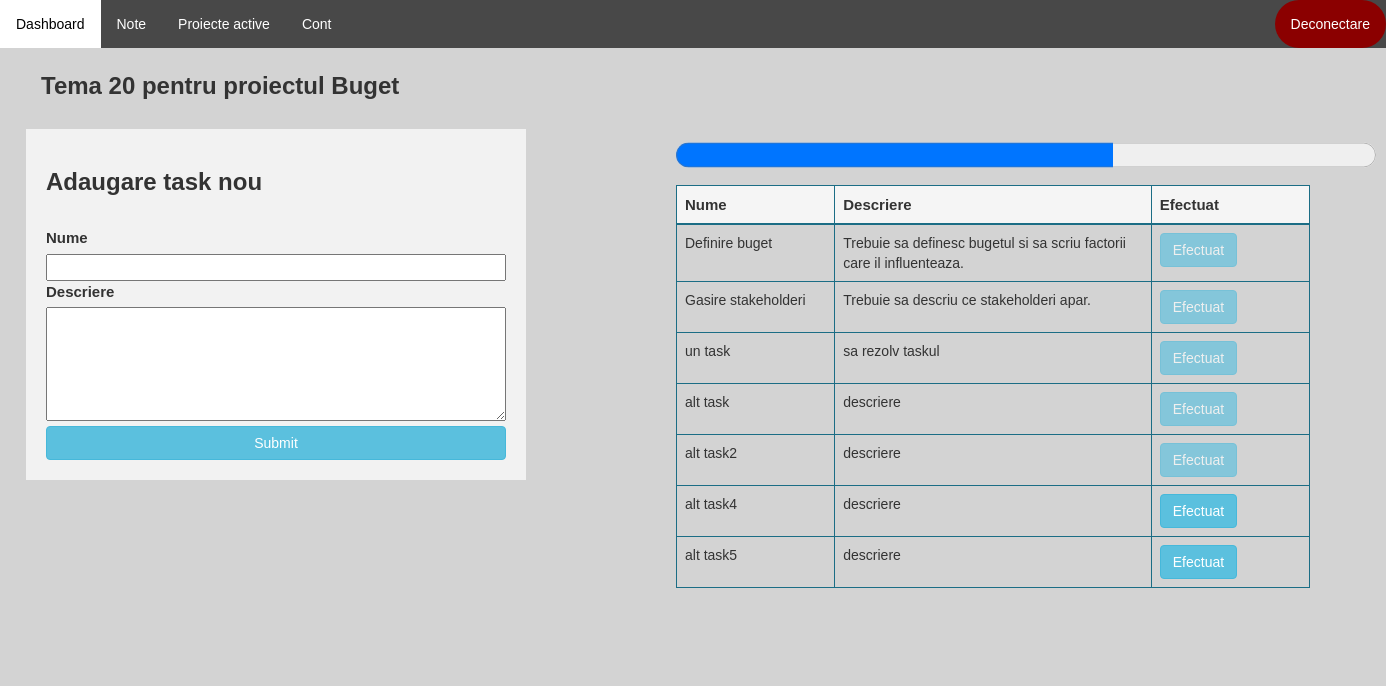
The app's page /disciplina-student/tema/140 (signed in) with its own data.
### application/models.py (models this page shows)
class Tema(models.Model):
    id = models.AutoField(primary_key=True)
    nume = models.CharField(max_length=100, unique=False)
    proiect = models.ForeignKey(Proiect, on_delete=models.CASCADE, unique=False)

class Proiect(models.Model):
    id = models.AutoField(primary_key=True)
    nume = models.CharField(max_length=100, unique=False)
    data_inregistrare = models.DateField(auto_now_add=True)
    data_finalizare = models.DateField()
    profesor = models.ForeignKey(User, on_delete=models.CASCADE)
    disciplina = models.ForeignKey(Disciplina, on_delete=models.CASCADE, null=True)
    document = models.CharField(max_length=100, null=True)
    nr_persoane = models.IntegerField(null=True)
    cale = models.CharField(max_length=100, default=None)

class Task(models.Model):
    id = models.AutoField(primary_key=True)
    nume = models.CharField(max_length=100)
    descriere = models.CharField(max_length=300)
    tema = models.ForeignKey(Tema, on_delete=models.CASCADE)
    student = models.ForeignKey(Student, on_delete=models.CASCADE, default=False)
    efectuat = models.BooleanField()

### application/decorators.py (the view)
        def wrapper_func(request, *args, **kwargs):
            user_groups = list()
            for group in request.user.groups.all():
                user_groups.append(group.name)
            if allowed_roles[0] in user_groups:
                return view_func(request, *args, **kwargs)
            else:
                return redirect('dashboard')

### application/functions.py (called while the page is built)
def get_user_info(request):
    user = request.user
    user_groups = [group.name for group in user.groups.all()]
    if 'admin' in user_groups:
        user_type = 'admin'
    elif 'studenti' in user_groups:
        user_type = 'student'
    elif 'secretariat' in user_groups:
        user_type = 'secretar'
    else:
        user_type = 'profesor'
    out = {'user': user,
           'user_groups': user_groups,
           'user_type': user_type
           }
    return out

def create_context(request=None, extract_user_info=True):
    if extract_user_info and not request:
        raise ValueError("request must be set if extract_user_info is True")
    out = {}
    if extract_user_info:
        out.update(get_user_info(request))
    return out

### application/views.py (called while the page is built, shortened)
@allowed_users(allowed_roles=['studenti'])
@login_required(login_url='login')
def temaStudent(request, pk):
    context = create_context(request)
    tema = Tema.objects.get(pk=pk)
    tasks = Task.objects.all().filter(tema=tema)
    efectuat = 0
    for task in tasks:
        if task.efectuat == True:
            efectuat +=1
    progresul = 100/(len(tasks) + 1) * efectuat
    context['tema'] = tema
    context['tasks'] = tasks
    context['progresul'] = progresul
    return render(request, 'application/student/tema.html', context)

### application/templates/application/student/tema.html (shortened to what this page needs)
{% extends 'application/dashboard.html' %}
{% load static %}
{% block article %}
    <link rel="stylesheet" href="{% static 'application/css/tema.css' %}">
        <h3><b>{{ tema.nume }} pentru proiectul {{ tema.proiect.nume }}</b></h3><br>
        <div class="row d-flex justify-content-center" style="width: auto; position: center">
                <div class="create_task" style="padding: 20px;font-size: 15px">
                <form action="" method="POST" enctype="multipart/form-data">
                    <h3><b>Adaugare task nou</b></h3><br>
                    <label for="nume">Nume</label>
                    <input type="text" name="nume" required><br>
                    <label for="descriere">Descriere</label><br>
                    <textarea name="descriere" rows="5" cols="40" required></textarea><br>
                    <input type="submit" class="btn btn-info" value="Submit">
                </form>
                </div>
                <div style="margin-top: -400px; margin-left: 600px; padding: 50px">
                    <progress id="progress" value={{ progresul }}  max="100" style="color: white">{{ progresul }}%</progress>
                    <table class="table table-bordered" id="myTable" style="border-color: #1b6d85; width: 700px">
                        <thead style="background-color: whitesmoke; border-color: #1b6d85; font-size: 15px; width: 60px">
                        <tr  style="border-color: #1b6d85">
                            <th  style="border-color: #1b6d85; width: 25%">Nume</th>
                            <th  style="border-color: #1b6d85; width: 50%">Descriere</th>
                            <th  style="border-color: #1b6d85; width: 25%">Efectuat</th>
                        </tr>
                    </thead>
                    <tbody>
                    {% for task in tasks %}
                        <tr>
                            <td  style="border-color: #1b6d85">{{ task.nume }}</td>
                            <td  style="border-color: #1b6d85">{{ task.descriere }}</td>
                            <td  style="border-color: #1b6d85">
                                {% if task.efectuat == False %}
                                    <form action="{% url 'efectuareTask' tema.id task.id %}" method="GET">
                                        <button class="btn btn-info">Efectuat</button>
                                    </form>
                                {% else %}
                                    <button class="btn btn-info" disabled>Efectuat</button>
                                {% endif %}
                            </td>
                        </tr>
                    {% endfor %}
                    </tbody>
                </table>
            </div>
        </div>
{% endblock %}

### application/static/application/css/main_layout_application.css (style rules this page uses)
body { font-family: Arial, Helvetica, sans-serif; }
body { margin: 0; background-color: lightgray; font-family: Arial, Helvetica, sans-serif; }

### application/static/application/css/tema.css (style rules this page uses)
.create_task { background-color: #f2f2f2; width: 500px; }
.create_task input { width: 100%; clear: both; }
textarea { width: 100%; }
td, th { width: 25%; }
progress { height: 50px; width: 700px; }

### records on screen
Tema: nume "Tema 20", proiect.nume "Buget"
Task: nume "Definire buget", descriere "Trebuie sa definesc bugetul si sa scriu factorii care il influenteaza.", efectuat "Efectuat"
Task: nume "Gasire stakeholderi", descriere "Trebuie sa descriu ce stakeholderi apar.", efectuat "Efectuat"
Task: nume "un task", descriere "sa rezolv taskul", efectuat "Efectuat"
Task: nume "alt task", descriere "descriere", efectuat "Efectuat"
Task: nume "alt task2", descriere "descriere", efectuat "Efectuat"
Task: nume "alt task4", descriere "descriere", efectuat "Efectuat"
Task: nume "alt task5", descriere "descriere", efectuat "Efectuat"
